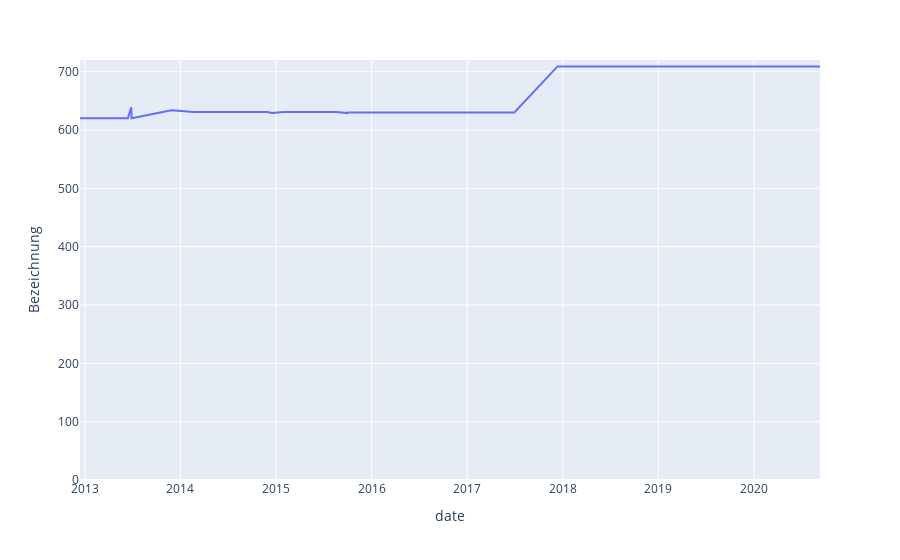

The code cell stored with this chart in its notebook:
### Code cell
fig = px.line(df_squished.groupby(['date'])['Bezeichnung'].nunique().to_frame().reset_index(), x='date', y='Bezeichnung')
fig.update_yaxes(range=(0,720))

### Figure 1 — Plotly figure (JSON) as saved in the notebook; plotly's stock layout.template omitted (floating-point values rounded to 4 significant figures; data arrays with more than 128 entries replaced by an {"elided": "..."} marker saying what was removed)
{"data": [{"hovertemplate": "date=%{x}<br>Bezeichnung=%{y}<extra></extra>", "legendgroup": "", "line": {"color": "#636efa", "dash": "solid"}, "mode": "lines", "name": "", "orientation": "v", "showlegend": false, "type": "scatter", "x": {"elided": "166 str values"}, "xaxis": "x", "y": {"elided": "166 int values"}, "yaxis": "y"}], "layout": {"legend": {"tracegroupgap": 0}, "margin": {"t": 60}, "xaxis": {"anchor": "y", "domain": [0, 1], "title": {"text": "date"}}, "yaxis": {"anchor": "x", "domain": [0, 1], "range": [0, 720], "title": {"text": "Bezeichnung"}}}}
